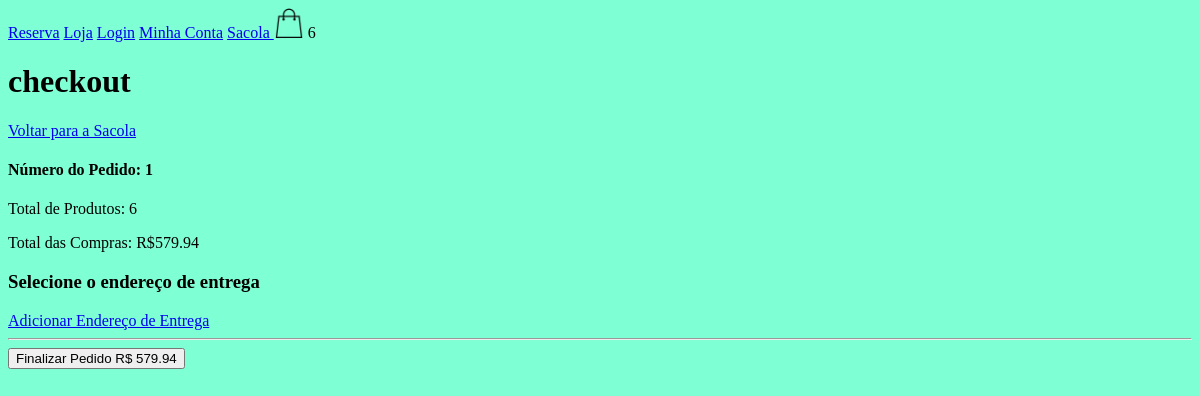
Before: /checkout/ (signed in) with the older database file.
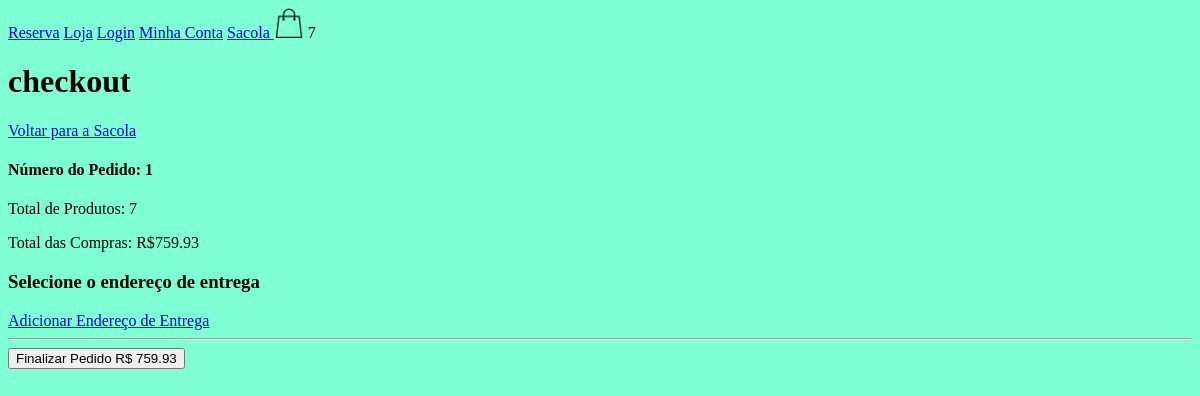
After: the same page with the newer database file.
### loja/models.py (models this page shows, shortened)
class Pedido(models.Model):
    cliente = models.ForeignKey(Cliente, null=True, blank=True, on_delete=models.SET_NULL)
    finalizado = models.BooleanField(default=False)
    codigo_transacao = models.CharField(max_length=200, null=True, blank=True)
    endereco = models.ForeignKey(Endereco, null=True, blank=True, on_delete=models.SET_NULL)
    data_finalizacao = models.DateTimeField(null=True, blank=True)
    @property
    def qtde_total(self):
        itens_pedido = ItensPedido.objects.filter(pedido__id=self.id)
        quantidade = sum([item.quantidade for item in itens_pedido])
        return quantidade
    @property
    def preco_total(self):
        itens_pedido = ItensPedido.objects.filter(pedido__id=self.id)
        preco = sum([item.preco_total for item in itens_pedido])
        return preco

class ItensPedido(models.Model):
    item_estoque = models.ForeignKey(ItemEstoque, null=True, blank=True, on_delete=models.SET_NULL)
    quantidade = models.IntegerField(default=0)
    pedido = models.ForeignKey(Pedido, null=True, blank=True, on_delete=models.SET_NULL)
    @property
    def preco_total(self):
        return self.quantidade * self.item_estoque.produto.preco

class ItemEstoque(models.Model):
    produto = models.ForeignKey(Produto, null=True, blank=True, on_delete=models.SET_NULL)
    cor = models.ForeignKey(Cor, null=True, blank=True, on_delete=models.SET_NULL)
    tamanho = models.CharField(max_length=200, null=True, blank=True)
    quantidade = models.IntegerField(default=0)

class Produto(models.Model):
    imagem =  models.ImageField(null=True, blank=True)
    nome_produto = models.CharField(max_length=200, null=True, blank=True)
    preco = models.DecimalField(max_digits=10, decimal_places=2)
    ativo = models.BooleanField(default=True)
    categoria = models.ForeignKey(Categoria, null=True, blank=True, on_delete=models.SET_NULL)
    tipo = models.ForeignKey(Tipo, null=True, blank=True, on_delete=models.SET_NULL)

### loja/views.py (the view)
# urls.py: path('checkout/', checkout, name='checkout'),
def checkout(request):
    if request.user.is_authenticated:
        cliente = request.user.cliente
    else:
        if request.COOKIES.get("id_sessao"):
            id_sessao = request.COOKIES.get("id_sessao")
            cliente, criado = Cliente.objects.get_or_create(id_sessao=id_sessao)
        else:
            return redirect('loja')
    pedido, criado = Pedido.objects.get_or_create(cliente=cliente, finalizado=False)
    enderecos = Endereco.objects.filter(cliente_endereco=cliente)
    context = {"pedido": pedido, "enderecos": enderecos}
    return render(request, 'checkout.html', context)

### loja/novos_context.py (called while the page is built)
def sacola(request):
    qtde_prod_sacola = 0
    if request.user.is_authenticated:
        cliente = request.user.cliente
    else:
        if request.COOKIES.get("id_sessao"):
            id_sessao = request.COOKIES.get("id_sessao")
            cliente, criado = Cliente.objects.get_or_create(id_sessao=id_sessao)
        else:
            return {'qtde_prod_sacola': qtde_prod_sacola}
    pedido, criado = Pedido.objects.get_or_create(cliente=cliente, finalizado=False)
    itens_pedido = ItensPedido.objects.filter(pedido=pedido)
    for item in itens_pedido:
        qtde_prod_sacola += item.quantidade
    return {'qtde_prod_sacola': qtde_prod_sacola}

### loja/templates/checkout.html (shortened to what this page needs)
{% extends 'base.html' %}
{% load static %}
{% block content %}
    <h1>checkout</h1>
        <a href="{% url 'sacola' %}">Voltar para a Sacola </a>
    <h4>Número do Pedido: {{pedido.id }}</h4>
    <p>Total de Produtos: {{ pedido.qtde_total }}</p>
    <p>Total das Compras: R${{pedido.preco_total }}</p>
    <form method="POST" action="">
    <h3>Selecione o endereço de entrega</h3>
        <a href="{% url 'adicionar_endereco' %}">Adicionar Endereço de Entrega</a>
    <hr>
    <button type="submit"> Finalizar Pedido R$ {{pedido.preco_total }}</button>
</form>
{% endblock %}

Changed rows visible on the page:
changed through a linked row, Pedido id 1: qtde_total "6" → "7"; preco_total "579.94" → "759.93"
Other visible differences:
{{ qtde_prod_sacola }}: "6" → "7"
